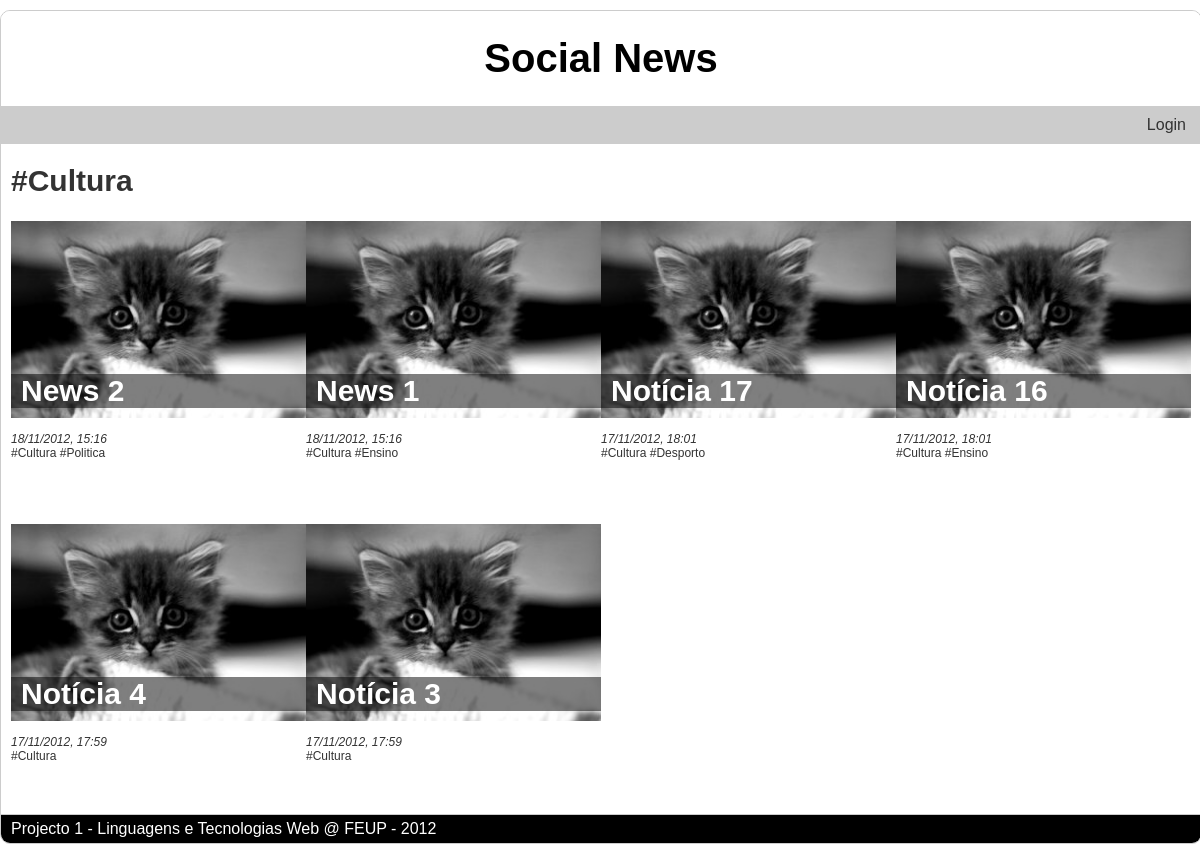
Before: /?tag=Cultura with the older database file.
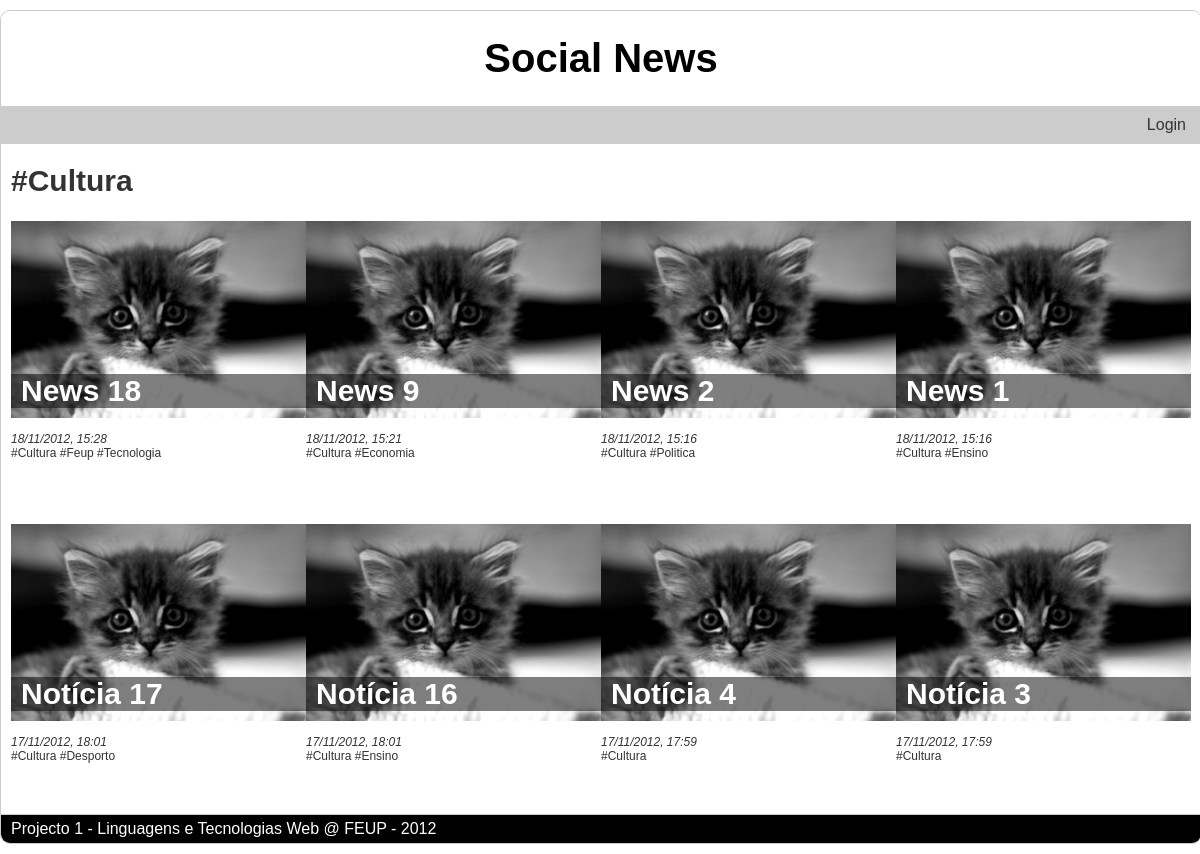
After: the same page with the newer database file.
### tables this page shows
CREATE TABLE 'NEWS' (id integer primary key autoincrement, title text,'date' INTEGER, text text, posted_by text, 'url' TEXT);

### db/news_query.php (called while the page is built)
<?php
	require_once 'db/db.php';
	if(isset($id) && !empty($id))
		$sql = 'SELECT id, title, date, text, posted_by, url, tagname FROM news LEFT JOIN tag ON news.id=tag.news_id where id='.$id;
	elseif(isset($tag) && !empty($tag))
		$sql = 'SELECT id, title, date, tagname FROM news LEFT JOIN tag ON news.id=tag.news_id where news.id in (select news_id from tag where tagname=\''.$tag.'\') ORDER BY id DESC';
	else
		$sql = 'SELECT id, title, date, tagname FROM news LEFT JOIN tag ON news.id=tag.news_id where news.id in (select id from news order by id desc limit 12 '.$offset.') ORDER BY id DESC';
	$stmt = $db->query($sql);
	if(!stmt)
	{
		$error=$db->errorInfo();
		echo "Erro: " . $error[2];
	}
	else
		$news = $stmt->fetchAll();
?>

### index.php (the view, shortened to what this page needs)
<?php
	$id = (int)$_GET['id'];
	$tag = $_GET['tag'];
	$p = $_GET['p'];
	$offset = "offset ".$p*12;
	require_once 'db/news_query.php';
?>
<!DOCTYPE html>
<html>
	<head>
		<link rel="stylesheet" href="common/style.css">
	</head>
	<body>
		<div id="cabecalho">
<?php	if(!empty($id) || !empty($tag) || $p!=0)
		echo "<a href=\"./\"><h1>Social News</h1></a>";
	else
		echo "<h1>Social News</h1>";?>
		</div>
		<div id="menu">
			<ul>
<?php
	if(isset($_SESSION['user_type']))
	{
		if($_SESSION['user_type']>0)
		{
			echo "<li><a href=\"nova_noticia.php\">Inserir notícia</a></li>";
		}
		if($_SESSION['user_type']==2)
		{
			echo "<li><a href=\"procurar_utilizador.php\">Gerir utilizadores</a></li>"
			."<li><a href=\"obter_noticias.php\">Obter notícias</a></li>";
		}
		echo "<li><a href=\"editar_perfil_utilizador.php?id=".$_SESSION['user_id']."\">Editar perfil</a></li>";
	}
	else
	{
		echo "<li></li>";
	}
?>
			</ul>
			<ul class="login"><?php
				if(isset($_SESSION['user_type']))
					echo "<li><a href=\"logout.php\">Logout</a></li>";
				else
					echo "<li><a href=\"login.php\">Login</a></li>";?>
			</ul>
		</div>
		<div id="conteudo">
<?php
	if(!empty($tag))
 		echo "<h4>#".$tag."</h4>";
	if(count($news)==0)
		echo "<h4>Nenhuma notícia encontrada</h4>";
	else {
	foreach($news as $i=>$row) {
      if($row['id']==$news[$i-1]['id'])
        echo " <a href=\"./?tag=".$row['tagname']."\">#".$row['tagname']."</a>";
      else
      {
        if(empty($id))
          echo "<div class=\"noticia_index\">
          <h3><a href=\"?id=".$row['id']."\">".$row['title']."</a></h3>
          <a href=\"?id=".$row['id']."\"><img src=\"common/placeholder.jpg\" alt=\"300x200\" href=\"?id=".$row['id']."\"></a>
          <div class=\"newsdetails\">
            <br />";
        if(date('dmY') == date('dmY', $row['date']))
          echo "Hoje, ".date('H:i', $row['date']);
        elseif(date('dmY', time()-86400) == date('dmY', $row['date']))
          echo "Ontem, ".date('H:i', $row['date']);
        else
          echo date('d/m/Y, H:i', $row['date']);
        if($row['tagname']!="")
          echo "</div><div class=\"newstags\"><a href=\"./?tag=".$row['tagname']."\">#".$row['tagname']."</a>";
      }
      if($row['id']!=$news[$i+1]['id']) {
        echo   "</div>";
		echo "</div>";
	}
}
	}?>
		</div>
		<div id="rodape" style="clear:both;">
			<p>Projecto 1 - Linguagens e Tecnologias Web @ FEUP - 2012</p>
		</div>
	</body>
</html>

### common/style.css (style rules this page uses)
html { overflow-y: scroll; }
body { font-family: Century Gothic, sans-serif; margin: 10px auto; border-left: 10px; width: 1200px; color: #333333; border:1px solid #ccc; border-radius:10px; }
div#cabecalho { text-align:center; padding:20px 20px; background-color:white; color:black; border-radius:9px 9px 0 0; background-color:white; }
div#menu { background-color:#ccc; padding:10px; }
a { color: #333333; text-decoration:none; }
div#cabecalho h1 { margin-top: 5px; margin-bottom: 5px; font-size:40px; }
div#cabecalho a { color:black; text-decoration:none; }
div#menu ul { padding-left:0; margin:0; display:inline; }
div#menu li { display:inline; border-right:solid; border-width:2px; border-color:white; padding:0px 5px; }
div#menu li:last-child { border-right:none; }
div#menu ul.login { float:right; }
div#conteudo { margin:0; margin-top:10px; padding:0 10px; }
div#conteudo h3 { margin:0; margin-bottom:10px; font-size:30px; }
div#conteudo h4 { margin-top:20px; margin-bottom:10px; font-size:30px; }
div.noticia_index img { float:left; margin-right:10px; width: 100%; }
div.noticia_index { position:relative; margin-top: 13px; display: inline-block; width: 25%; float: left; height: 290px; }
div.noticia_index>h3 { display: inline-block; position: absolute; width:285px; left:0; bottom:93px; padding:0 5px; word-wrap: break-word; background-color: rgba(0, 0, 0, 0.5); }
div.noticia_index>h3>a { color: white; margin-left: 5px; }
div#rodape { border-top:1px solid #ccc; margin:0; padding:5px 0; border-radius:0 0 9px 9px; background-color:black; color:white; display: inline-block; width: 100%; }
div#rodape p { margin:0 10px; }
div.newsdetails { clear:both; font-size:12px; font-style:italic; }
div.newstags { font-size:12px; }

Changed rows visible on the page:
added news: title "News 18", date "18/11/2012, 15:28", tagname "Cultura", tagname "Feup", tagname "Tecnologia"
added news: title "News 9", date "18/11/2012, 15:21", tagname "Cultura", tagname "Economia"
